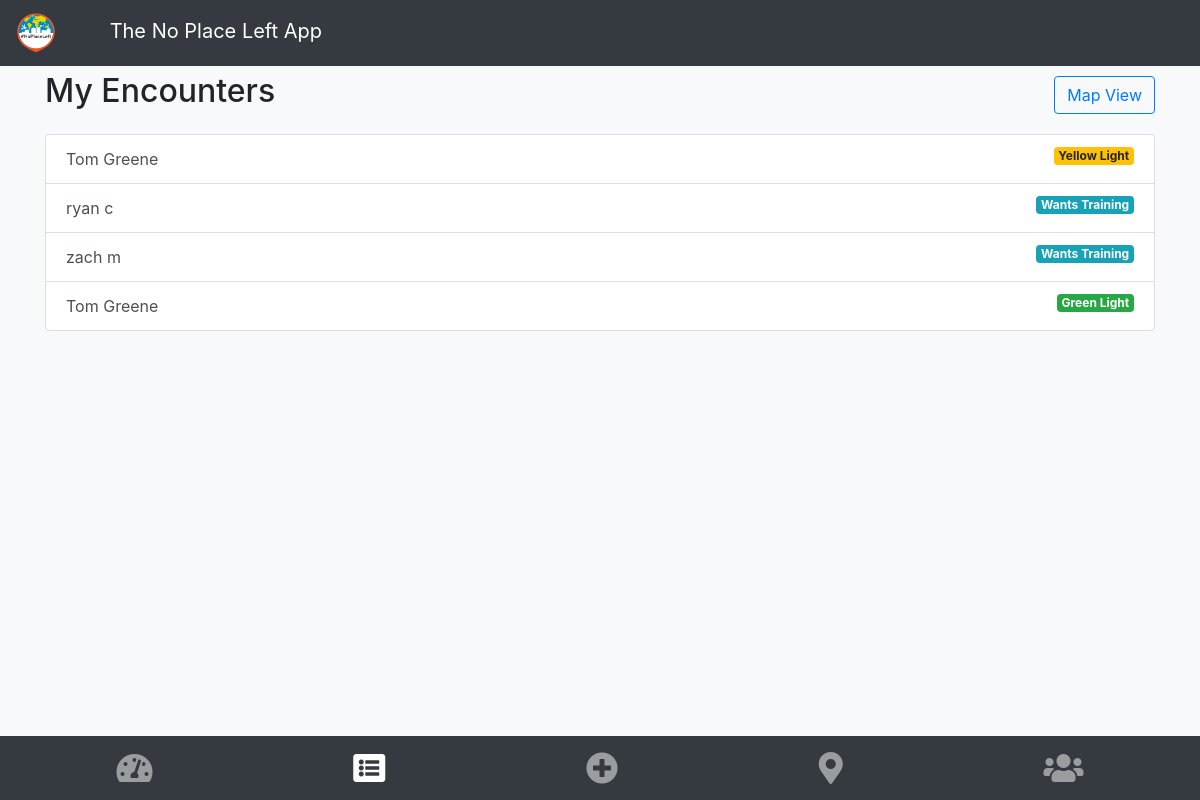
The page /my_encounters/list/ (signed in) on the database as committed earlier.
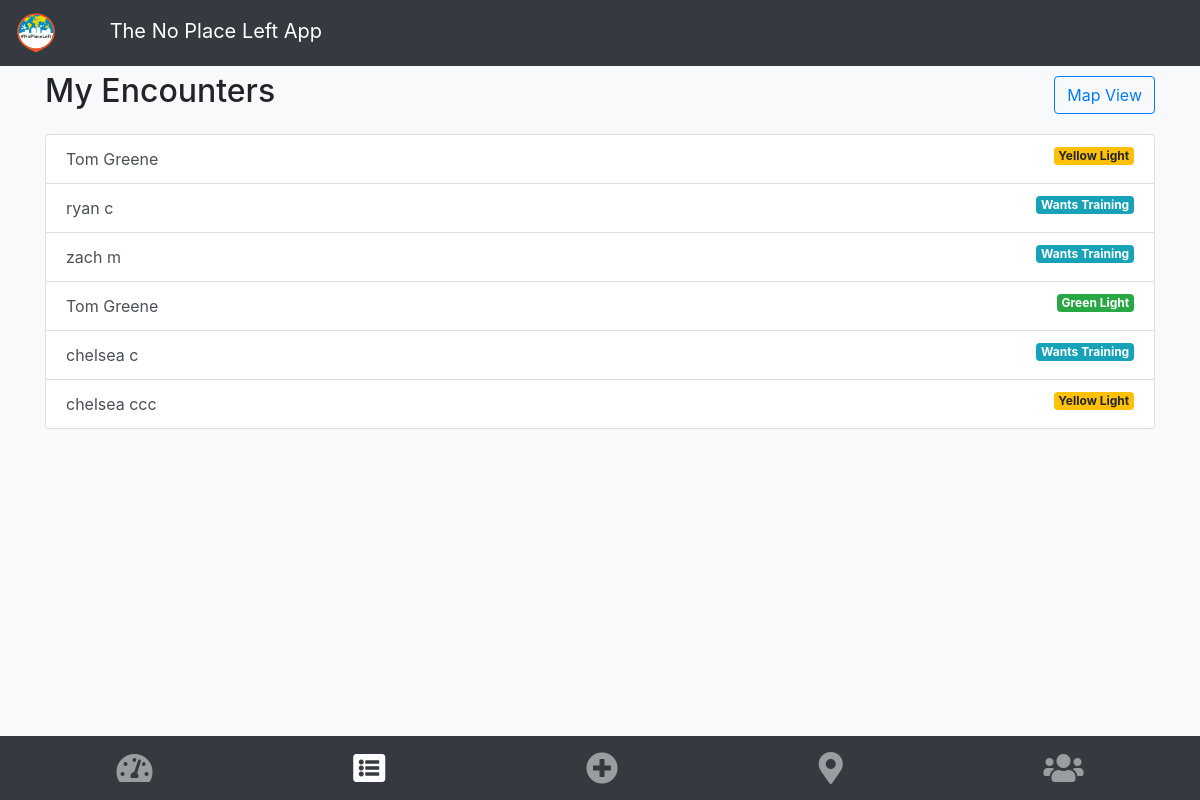
The same page on the database as committed later.
### npl/models.py (models this page shows, shortened)
class Encounter(models.Model):
    laborer = models.ForeignKey(Laborer, on_delete=models.CASCADE)
    name = models.CharField(max_length=40)
    action_prayer = models.BooleanField(default=False)
    action_testimony = models.BooleanField(default=False)
    action_gospel = models.BooleanField(default=False)
    phone_number = models.IntegerField(blank=True, null=True)
    response = models.CharField(max_length=2, choices=MINISTRY_RESPONSES)
    response_description = models.CharField(max_length=40, null=True)
    notes = models.TextField(blank=True)
    date_time = models.DateTimeField(blank=True)
    is_oikos = models.BooleanField(default=False)
    street_address_number = models.CharField(max_length=10, blank=True, null=True)
    street_address_name = models.CharField(max_length=50, blank=True, null=True)
    apt_or_unit = models.CharField(max_length=15, blank=True, null=True)
    city = models.CharField(max_length=50, blank=True, null=True)
    state = models.CharField(max_length=20, blank=True, null=True)
    zip = models.IntegerField(blank=True, null=True)
    lat = models.FloatField(blank=True, null=True)
    lng = models.FloatField(blank=True, null=True)
    full_address = models.CharField(max_length=300, blank=True, null=True)

### npl/views.py (the view)
# urls.py: path('my_encounters/list/', views.EncounterIndexList.as_view(), name='my_encounters'),
class EncounterIndexList(generic.ListView):
    template_name = 'npl/encounters.html'
    context_object_name = 'encounters_list'
    def get(self, request, *args, **kwargs):
        my_encounters = get_my_encounters(self.request)
        my_encounters.order_by('-date_time')
        context = {'encounters_list': my_encounters,
                   'team_encounter_mode': False}
        return render(request, "npl/encounters.html", context=context)

### npl/views.py (called while the page is built)
def get_laborer_id(request):
    user_id = request.user.id
    return Laborer.objects.get(user__id=user_id).id

def get_my_encounters(request):
    my_laborer_id = get_laborer_id(request)
    return Encounter.objects.filter(laborer_id=my_laborer_id)

### npl/templates/npl/encounters.html (shortened to what this page needs)
{% extends "base.html" %}
{% block content %}
{% if encounters_list %}
<div class="d-flex justify-content-between align-items-center">
    {% if team_encounter_mode %}
        <h2>{{team_name}}</h2>
        <a class="btn btn-outline-primary" href="{% url  'npl:team_encounters_map' team_id %}">Team Map</a>
    {% else %}
        <h2>My Encounters</h2>
        <a class="btn btn-outline-primary" href="{% url 'npl:my_encounters_map' %}">Map View</a>
    {% endif %}
</div>
      <div class="list-group mt-3">
           {% for encounter in encounters_list %}
            <a class="list-group-item list-group-item-action d-flex justify-content-between"
               href="{% url 'npl:detail_encounter' encounter.id %}">
                {{encounter.name}}
            <div>
                {% if encounter.response == 'YL' %}
                <span class="badge badge-warning"> {{ encounter.response_description }}</span>
                {% endif %}
                {% if encounter.response == 'GL' %}
                <span class="badge badge-success"> {{ encounter.response_description }}</span>
                {% endif %}
                {% if encounter.response == 'WT' %}
                <span class="badge badge-info"> Wants Training</span>
                {% endif %}
            </div>
            </a>
          {% endfor %}
      </div>
{% else %}
<p>You haven't had any encounters yet.  Get out there!</p>
{% endif %}
<br />
{% endblock %}

Rows that differ between the two databases and show on the page:
added Encounter: name "chelsea c", response "Wants Training"
added Encounter: name "chelsea ccc", response_description "Yellow Light"
